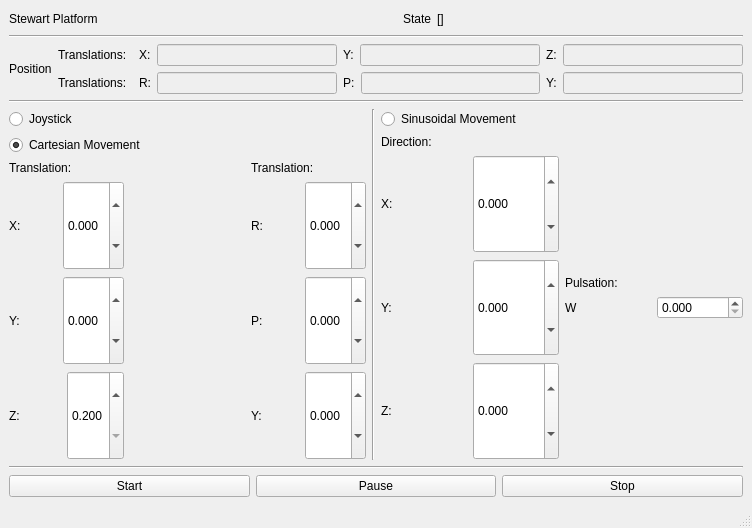
<?xml version="1.0" encoding="UTF-8"?>
<ui version="4.0">
 <class>MainWindow</class>
 <widget class="QMainWindow" name="MainWindow">
  <property name="geometry">
   <rect>
    <x>0</x>
    <y>0</y>
    <width>752</width>
    <height>528</height>
   </rect>
  </property>
  <property name="windowTitle">
   <string>MainWindow</string>
  </property>
  <widget class="QWidget" name="centralwidget">
   <layout class="QGridLayout" name="gridLayout_2">
    <item row="4" column="3">
     <layout class="QVBoxLayout" name="verticalLayout_5">
      <item>
       <widget class="QLabel" name="label_13">
        <property name="sizePolicy">
         <sizepolicy hsizetype="Preferred" vsizetype="Fixed">
          <horstretch>0</horstretch>
          <verstretch>0</verstretch>
         </sizepolicy>
        </property>
        <property name="text">
         <string>Direction:</string>
        </property>
       </widget>
      </item>
      <item>
       <layout class="QHBoxLayout" name="horizontalLayout_7">
        <item>
         <widget class="QLabel" name="label_12">
          <property name="text">
           <string>X:</string>
          </property>
         </widget>
        </item>
        <item>
         <widget class="QDoubleSpinBox" name="doubleSpinBox_sin_x">
          <property name="sizePolicy">
           <sizepolicy hsizetype="Minimum" vsizetype="Preferred">
            <horstretch>0</horstretch>
            <verstretch>0</verstretch>
           </sizepolicy>
          </property>
          <property name="decimals">
           <number>3</number>
          </property>
          <property name="minimum">
           <double>-0.020000000000000</double>
          </property>
          <property name="maximum">
           <double>0.020000000000000</double>
          </property>
          <property name="singleStep">
           <double>0.001000000000000</double>
          </property>
         </widget>
        </item>
       </layout>
      </item>
      <item>
       <layout class="QHBoxLayout" name="horizontalLayout_9">
        <item>
         <widget class="QLabel" name="label_16">
          <property name="text">
           <string>Y:</string>
          </property>
         </widget>
        </item>
        <item>
         <widget class="QDoubleSpinBox" name="doubleSpinBox_sin_y">
          <property name="sizePolicy">
           <sizepolicy hsizetype="Minimum" vsizetype="Preferred">
            <horstretch>0</horstretch>
            <verstretch>0</verstretch>
           </sizepolicy>
          </property>
          <property name="decimals">
           <number>3</number>
          </property>
          <property name="minimum">
           <double>-0.020000000000000</double>
          </property>
          <property name="maximum">
           <double>0.020000000000000</double>
          </property>
          <property name="singleStep">
           <double>0.001000000000000</double>
          </property>
         </widget>
        </item>
       </layout>
      </item>
      <item>
       <layout class="QHBoxLayout" name="horizontalLayout_8">
        <item>
         <widget class="QLabel" name="label_15">
          <property name="text">
           <string>Z:</string>
          </property>
         </widget>
        </item>
        <item>
         <widget class="QDoubleSpinBox" name="doubleSpinBox_sin_z">
          <property name="sizePolicy">
           <sizepolicy hsizetype="Minimum" vsizetype="Preferred">
            <horstretch>0</horstretch>
            <verstretch>0</verstretch>
           </sizepolicy>
          </property>
          <property name="decimals">
           <number>3</number>
          </property>
          <property name="minimum">
           <double>-0.020000000000000</double>
          </property>
          <property name="maximum">
           <double>0.020000000000000</double>
          </property>
          <property name="singleStep">
           <double>0.001000000000000</double>
          </property>
         </widget>
        </item>
       </layout>
      </item>
     </layout>
    </item>
    <item row="3" column="3" colspan="2">
     <widget class="QRadioButton" name="radioButton_sin_mvt">
      <property name="text">
       <string>Sinusoidal Movement</string>
      </property>
     </widget>
    </item>
    <item row="4" column="4">
     <layout class="QVBoxLayout" name="verticalLayout_6">
      <item>
       <spacer name="verticalSpacer">
        <property name="orientation">
         <enum>Qt::Vertical</enum>
        </property>
        <property name="sizeHint" stdset="0">
         <size>
          <width>20</width>
          <height>40</height>
         </size>
        </property>
       </spacer>
      </item>
      <item>
       <widget class="QLabel" name="label_18">
        <property name="sizePolicy">
         <sizepolicy hsizetype="Preferred" vsizetype="Fixed">
          <horstretch>0</horstretch>
          <verstretch>0</verstretch>
         </sizepolicy>
        </property>
        <property name="text">
         <string>Pulsation:</string>
        </property>
       </widget>
      </item>
      <item>
       <layout class="QHBoxLayout" name="horizontalLayout_10">
        <item>
         <widget class="QLabel" name="label_17">
          <property name="text">
           <string>W</string>
          </property>
         </widget>
        </item>
        <item>
         <widget class="QDoubleSpinBox" name="doubleSpinBox_sin_omega">
          <property name="sizePolicy">
           <sizepolicy hsizetype="Minimum" vsizetype="Preferred">
            <horstretch>0</horstretch>
            <verstretch>0</verstretch>
           </sizepolicy>
          </property>
          <property name="decimals">
           <number>3</number>
          </property>
          <property name="maximum">
           <double>1000.000000000000000</double>
          </property>
         </widget>
        </item>
       </layout>
      </item>
      <item>
       <spacer name="verticalSpacer_2">
        <property name="orientation">
         <enum>Qt::Vertical</enum>
        </property>
        <property name="sizeHint" stdset="0">
         <size>
          <width>20</width>
          <height>40</height>
         </size>
        </property>
       </spacer>
      </item>
     </layout>
    </item>
    <item row="3" column="2" rowspan="2">
     <widget class="Line" name="line_2">
      <property name="orientation">
       <enum>Qt::Vertical</enum>
      </property>
     </widget>
    </item>
    <item row="3" column="0" rowspan="2" colspan="2">
     <layout class="QGridLayout" name="gridLayout">
      <item row="2" column="2">
       <layout class="QVBoxLayout" name="verticalLayout_2">
        <item>
         <widget class="QLabel" name="label_7">
          <property name="sizePolicy">
           <sizepolicy hsizetype="Preferred" vsizetype="Fixed">
            <horstretch>0</horstretch>
            <verstretch>0</verstretch>
           </sizepolicy>
          </property>
          <property name="text">
           <string>Translation:</string>
          </property>
         </widget>
        </item>
        <item>
         <layout class="QHBoxLayout" name="horizontalLayout">
          <item>
           <widget class="QLabel" name="label_4">
            <property name="text">
             <string>R:</string>
            </property>
           </widget>
          </item>
          <item>
           <widget class="QDoubleSpinBox" name="doubleSpinBox_cart_roll">
            <property name="sizePolicy">
             <sizepolicy hsizetype="Minimum" vsizetype="Preferred">
              <horstretch>0</horstretch>
              <verstretch>0</verstretch>
             </sizepolicy>
            </property>
            <property name="decimals">
             <number>3</number>
            </property>
            <property name="minimum">
             <double>-0.060000000000000</double>
            </property>
            <property name="maximum">
             <double>0.060000000000000</double>
            </property>
            <property name="singleStep">
             <double>0.001000000000000</double>
            </property>
           </widget>
          </item>
         </layout>
        </item>
        <item>
         <layout class="QHBoxLayout" name="horizontalLayout_3">
          <item>
           <widget class="QLabel" name="label_6">
            <property name="text">
             <string>P:</string>
            </property>
           </widget>
          </item>
          <item>
           <widget class="QDoubleSpinBox" name="doubleSpinBox_cart_pitch">
            <property name="sizePolicy">
             <sizepolicy hsizetype="Minimum" vsizetype="Preferred">
              <horstretch>0</horstretch>
              <verstretch>0</verstretch>
             </sizepolicy>
            </property>
            <property name="decimals">
             <number>3</number>
            </property>
            <property name="minimum">
             <double>-0.060000000000000</double>
            </property>
            <property name="maximum">
             <double>0.060000000000000</double>
            </property>
            <property name="singleStep">
             <double>0.001000000000000</double>
            </property>
           </widget>
          </item>
         </layout>
        </item>
        <item>
         <layout class="QHBoxLayout" name="horizontalLayout_2">
          <item>
           <widget class="QLabel" name="label_5">
            <property name="text">
             <string>Y:</string>
            </property>
           </widget>
          </item>
          <item>
           <widget class="QDoubleSpinBox" name="doubleSpinBox_cart_yaw">
            <property name="sizePolicy">
             <sizepolicy hsizetype="Minimum" vsizetype="Preferred">
              <horstretch>0</horstretch>
              <verstretch>0</verstretch>
             </sizepolicy>
            </property>
            <property name="decimals">
             <number>3</number>
            </property>
            <property name="minimum">
             <double>-0.060000000000000</double>
            </property>
            <property name="maximum">
             <double>0.060000000000000</double>
            </property>
            <property name="singleStep">
             <double>0.001000000000000</double>
            </property>
           </widget>
          </item>
         </layout>
        </item>
       </layout>
      </item>
      <item row="2" column="1">
       <widget class="QLabel" name="label_20">
        <property name="text">
         <string/>
        </property>
       </widget>
      </item>
      <item row="2" column="0">
       <layout class="QVBoxLayout" name="verticalLayout_4">
        <item>
         <widget class="QLabel" name="label_8">
          <property name="sizePolicy">
           <sizepolicy hsizetype="Preferred" vsizetype="Fixed">
            <horstretch>0</horstretch>
            <verstretch>0</verstretch>
           </sizepolicy>
          </property>
          <property name="text">
           <string>Translation:</string>
          </property>
         </widget>
        </item>
        <item>
         <layout class="QHBoxLayout" name="horizontalLayout_4">
          <item>
           <widget class="QLabel" name="label_9">
            <property name="text">
             <string>X:</string>
            </property>
           </widget>
          </item>
          <item>
           <widget class="QDoubleSpinBox" name="doubleSpinBox_cart_x">
            <property name="sizePolicy">
             <sizepolicy hsizetype="Minimum" vsizetype="Preferred">
              <horstretch>0</horstretch>
              <verstretch>0</verstretch>
             </sizepolicy>
            </property>
            <property name="decimals">
             <number>3</number>
            </property>
            <property name="minimum">
             <double>-0.060000000000000</double>
            </property>
            <property name="maximum">
             <double>0.060000000000000</double>
            </property>
            <property name="singleStep">
             <double>0.001000000000000</double>
            </property>
           </widget>
          </item>
         </layout>
        </item>
        <item>
         <layout class="QHBoxLayout" name="horizontalLayout_5">
          <item>
           <widget class="QLabel" name="label_10">
            <property name="text">
             <string>Y:</string>
            </property>
           </widget>
          </item>
          <item>
           <widget class="QDoubleSpinBox" name="doubleSpinBox_cart_y">
            <property name="sizePolicy">
             <sizepolicy hsizetype="Minimum" vsizetype="Preferred">
              <horstretch>0</horstretch>
              <verstretch>0</verstretch>
             </sizepolicy>
            </property>
            <property name="decimals">
             <number>3</number>
            </property>
            <property name="minimum">
             <double>-0.060000000000000</double>
            </property>
            <property name="maximum">
             <double>0.060000000000000</double>
            </property>
            <property name="singleStep">
             <double>0.001000000000000</double>
            </property>
           </widget>
          </item>
         </layout>
        </item>
        <item>
         <layout class="QHBoxLayout" name="horizontalLayout_6">
          <item>
           <widget class="QLabel" name="label_11">
            <property name="text">
             <string>Z:</string>
            </property>
           </widget>
          </item>
          <item>
           <widget class="QDoubleSpinBox" name="doubleSpinBox_cart_z">
            <property name="sizePolicy">
             <sizepolicy hsizetype="Minimum" vsizetype="Preferred">
              <horstretch>0</horstretch>
              <verstretch>0</verstretch>
             </sizepolicy>
            </property>
            <property name="decimals">
             <number>3</number>
            </property>
            <property name="minimum">
             <double>0.200000000000000</double>
            </property>
            <property name="maximum">
             <double>0.500000000000000</double>
            </property>
            <property name="singleStep">
             <double>0.001000000000000</double>
            </property>
           </widget>
          </item>
         </layout>
        </item>
       </layout>
      </item>
      <item row="1" column="0" colspan="3">
       <widget class="QRadioButton" name="radioButton_cart_mvt">
        <property name="text">
         <string notr="true">Cartesian Movement</string>
        </property>
        <property name="checked">
         <bool>true</bool>
        </property>
       </widget>
      </item>
      <item row="0" column="0" colspan="3">
       <widget class="QRadioButton" name="radioButton">
        <property name="text">
         <string>Joystick</string>
        </property>
       </widget>
      </item>
     </layout>
    </item>
    <item row="6" column="0" colspan="5">
     <layout class="QHBoxLayout" name="horizontalLayout_12">
      <item>
       <widget class="QPushButton" name="pushButton_start">
        <property name="sizePolicy">
         <sizepolicy hsizetype="Minimum" vsizetype="Preferred">
          <horstretch>0</horstretch>
          <verstretch>0</verstretch>
         </sizepolicy>
        </property>
        <property name="text">
         <string>Start</string>
        </property>
       </widget>
      </item>
      <item>
       <widget class="QPushButton" name="pushButton_pause">
        <property name="sizePolicy">
         <sizepolicy hsizetype="Minimum" vsizetype="Preferred">
          <horstretch>0</horstretch>
          <verstretch>0</verstretch>
         </sizepolicy>
        </property>
        <property name="text">
         <string>Pause</string>
        </property>
       </widget>
      </item>
      <item>
       <widget class="QPushButton" name="pushButton_stop">
        <property name="sizePolicy">
         <sizepolicy hsizetype="Minimum" vsizetype="Preferred">
          <horstretch>0</horstretch>
          <verstretch>0</verstretch>
         </sizepolicy>
        </property>
        <property name="text">
         <string>Stop</string>
        </property>
       </widget>
      </item>
     </layout>
    </item>
    <item row="5" column="0" colspan="5">
     <widget class="Line" name="line_4">
      <property name="orientation">
       <enum>Qt::Horizontal</enum>
      </property>
     </widget>
    </item>
    <item row="2" column="0" colspan="5">
     <widget class="Line" name="line_3">
      <property name="orientation">
       <enum>Qt::Horizontal</enum>
      </property>
     </widget>
    </item>
    <item row="1" column="0" colspan="5">
     <layout class="QHBoxLayout" name="horizontalLayout_15">
      <item>
       <widget class="QLabel" name="label_3">
        <property name="text">
         <string>Position</string>
        </property>
       </widget>
      </item>
      <item>
       <layout class="QVBoxLayout" name="verticalLayout_7">
        <item>
         <layout class="QHBoxLayout" name="horizontalLayout_14">
          <item>
           <widget class="QLabel" name="label_24">
            <property name="text">
             <string>Translations:  </string>
            </property>
           </widget>
          </item>
          <item>
           <widget class="QLabel" name="label_25">
            <property name="text">
             <string>X:</string>
            </property>
           </widget>
          </item>
          <item>
           <widget class="QLineEdit" name="lineEdit_pos_x">
            <property name="enabled">
             <bool>false</bool>
            </property>
           </widget>
          </item>
          <item>
           <widget class="QLabel" name="label_26">
            <property name="text">
             <string>Y:</string>
            </property>
           </widget>
          </item>
          <item>
           <widget class="QLineEdit" name="lineEdit_pos_y">
            <property name="enabled">
             <bool>false</bool>
            </property>
           </widget>
          </item>
          <item>
           <widget class="QLabel" name="label_27">
            <property name="text">
             <string>Z:</string>
            </property>
           </widget>
          </item>
          <item>
           <widget class="QLineEdit" name="lineEdit_pos_z">
            <property name="enabled">
             <bool>false</bool>
            </property>
           </widget>
          </item>
         </layout>
        </item>
        <item>
         <layout class="QHBoxLayout" name="horizontalLayout_13">
          <item>
           <widget class="QLabel" name="label_14">
            <property name="text">
             <string>Translations:  </string>
            </property>
           </widget>
          </item>
          <item>
           <widget class="QLabel" name="label_21">
            <property name="text">
             <string>R:</string>
            </property>
           </widget>
          </item>
          <item>
           <widget class="QLineEdit" name="lineEdit_pos_roll">
            <property name="enabled">
             <bool>false</bool>
            </property>
           </widget>
          </item>
          <item>
           <widget class="QLabel" name="label_22">
            <property name="text">
             <string>P:</string>
            </property>
           </widget>
          </item>
          <item>
           <widget class="QLineEdit" name="lineEdit_pos_pitch">
            <property name="enabled">
             <bool>false</bool>
            </property>
           </widget>
          </item>
          <item>
           <widget class="QLabel" name="label_23">
            <property name="text">
             <string>Y:</string>
            </property>
           </widget>
          </item>
          <item>
           <widget class="QLineEdit" name="lineEdit_pos_yaw">
            <property name="enabled">
             <bool>false</bool>
            </property>
           </widget>
          </item>
         </layout>
        </item>
       </layout>
      </item>
     </layout>
    </item>
    <item row="0" column="0" colspan="5">
     <layout class="QVBoxLayout" name="verticalLayout">
      <item>
       <layout class="QHBoxLayout" name="horizontalLayout_11">
        <item>
         <widget class="QLabel" name="label_19">
          <property name="text">
           <string>Stewart Platform</string>
          </property>
         </widget>
        </item>
        <item>
         <spacer name="horizontalSpacer">
          <property name="orientation">
           <enum>Qt::Horizontal</enum>
          </property>
          <property name="sizeHint" stdset="0">
           <size>
            <width>40</width>
            <height>20</height>
           </size>
          </property>
         </spacer>
        </item>
        <item>
         <widget class="QLabel" name="label">
          <property name="text">
           <string>State</string>
          </property>
         </widget>
        </item>
        <item>
         <widget class="QLabel" name="label_state">
          <property name="text">
           <string>[]</string>
          </property>
         </widget>
        </item>
        <item>
         <spacer name="horizontalSpacer_2">
          <property name="orientation">
           <enum>Qt::Horizontal</enum>
          </property>
          <property name="sizeHint" stdset="0">
           <size>
            <width>40</width>
            <height>20</height>
           </size>
          </property>
         </spacer>
        </item>
       </layout>
      </item>
      <item>
       <widget class="Line" name="line">
        <property name="orientation">
         <enum>Qt::Horizontal</enum>
        </property>
       </widget>
      </item>
     </layout>
    </item>
   </layout>
  </widget>
  <widget class="QMenuBar" name="menubar">
   <property name="geometry">
    <rect>
     <x>0</x>
     <y>0</y>
     <width>752</width>
     <height>22</height>
    </rect>
   </property>
  </widget>
  <widget class="QStatusBar" name="statusbar"/>
 </widget>
 <resources/>
 <connections/>
</ui>
